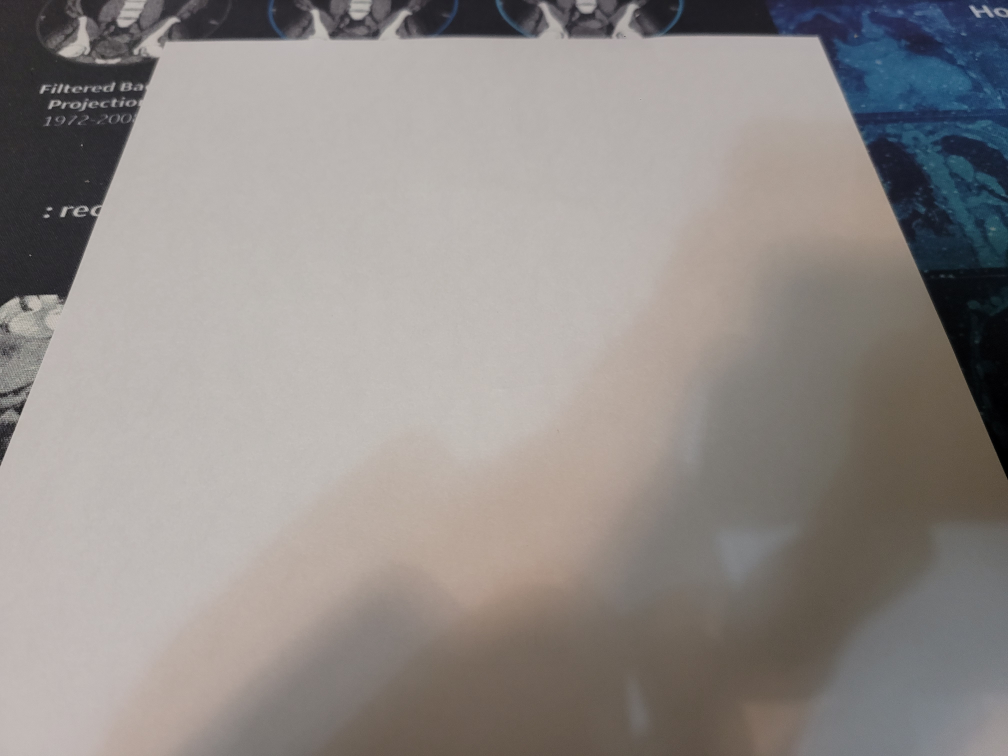
#> input picture test/test2.jpg, 4032 x 3024 px, found by its file name (shown at 1/4 size)
$ python test1.py
#> lines starting #> are read from the running program, lines starting #| are printed output that depends on the picture; after the words box and inside, x2 and y2 are one past the last pixel; in counts of white or black regions, pixels touching at a corner belong together
import numpy as np

import cv2

# [4 lines of commented-out code are left out]

img = cv2.imread('test/test2.jpg')
#> img is the input picture: shape (3024, 4032, 3); mean B, G, R 136.8, 139.7, 145.1
gray = cv2.cvtColor(img, cv2.COLOR_BGR2GRAY)
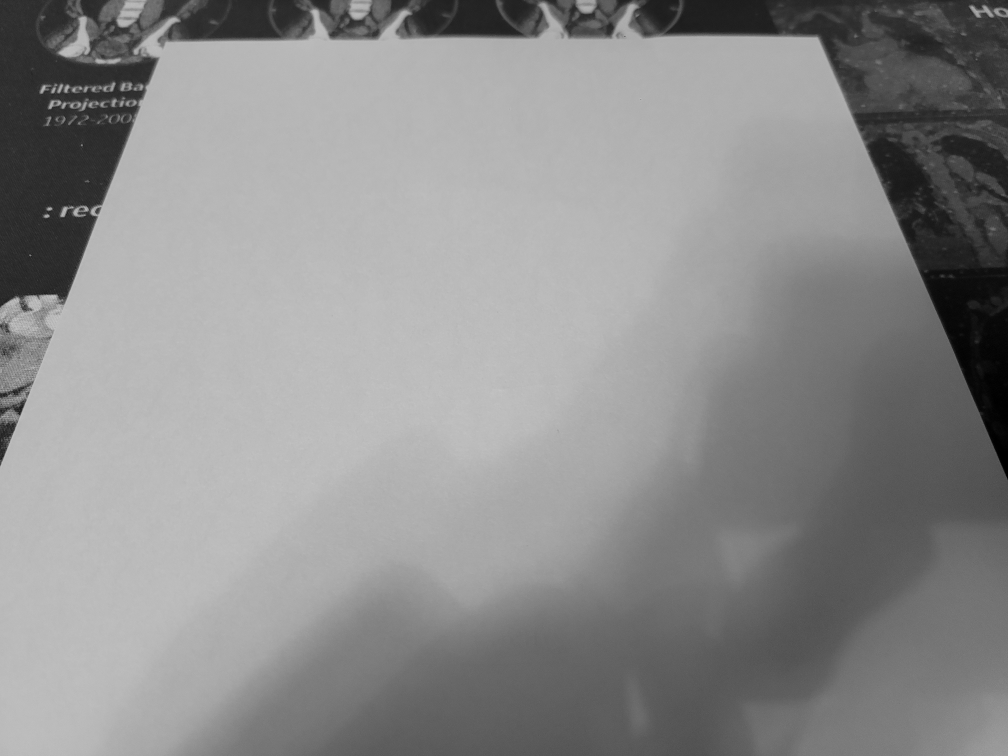
#> gray: shape (3024, 4032) (shown at 1/4 size); min 0, max 214, mean 141
edges = cv2.Canny(img, 300, 500, None, 3)
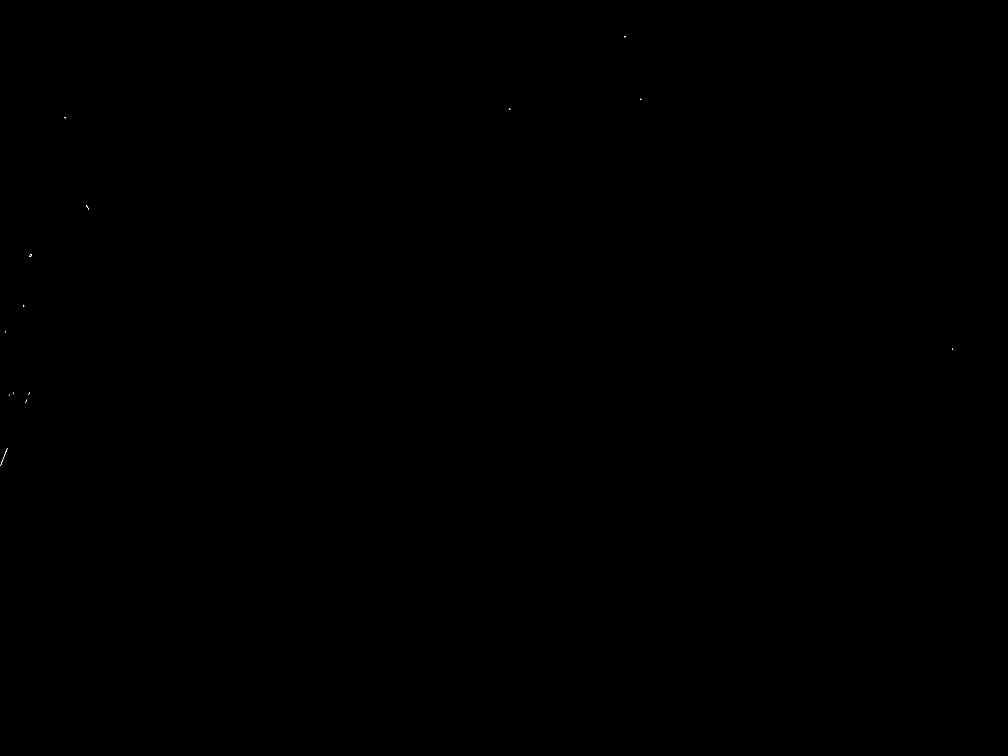
#> edges: shape (3024, 4032) (shown at 1/4 size); 0% white in thin lines or dots, all inside (x1, y1, x2, y2) = (2, 144, 3813, 1864)
cv2.imshow('Edge', edges)

lines = cv2.HoughLines(edges, 1, np.pi/180, 170, None, 0,0)
#> lines = None
#임계값에 따라 나타내는 직선의 수가 달라짐

#> (the run stopped early here; a loop or call above may not have finished)

$ run again, with test/test1.jpg copied over test/test2.jpg
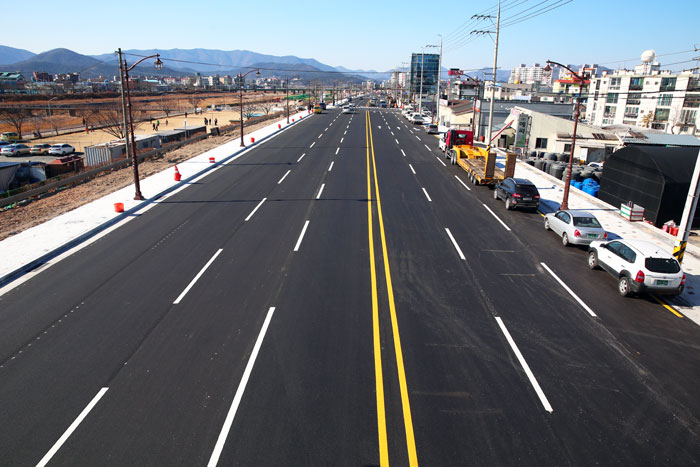
#> input picture test/test1.jpg, 700 x 467 px, found by its file name
#> img is the input picture: shape (467, 700, 3); mean B, G, R 112, 107.4, 104.8
#> `edges = cv2.Canny(img, 300, 500, None, 3)`:
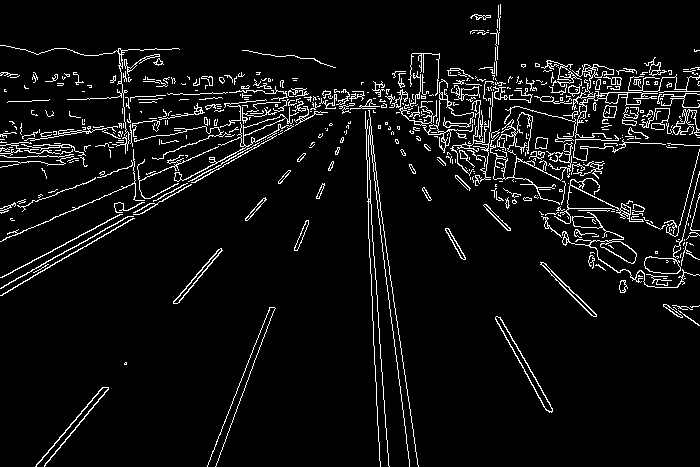
#> edges: shape (467, 700); 5.9% white in thin lines or dots
#> lines = 43 rows, first 8: [245, 1.08], [255, 1.05], [-355, 3.07], [-349, 3.02], [101, 1.54], [152, 1.45], [-348, 3], [156, 1.43]
#> the loop `for i in range(0, len(lines)):` made 43 passes
#> after the loop `for i in range(0, len(lines)):`:
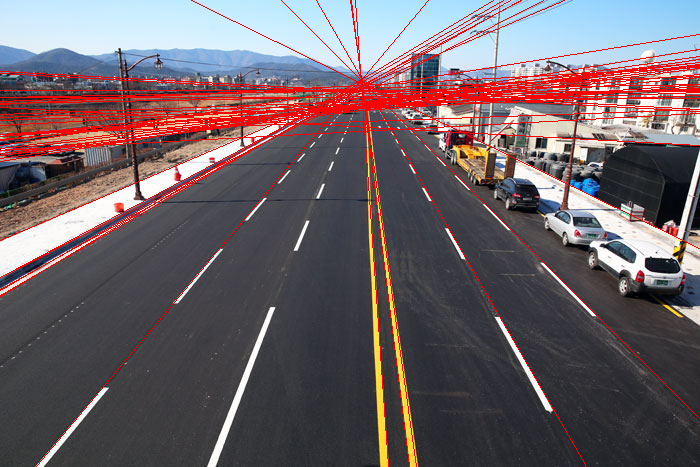
#> img: shape (467, 700, 3); 6.67% of pixels changed, all inside (x1, y1, x2, y2) = (0, 0, 700, 467)

$ run again, with test/test3.jpg copied over test/test2.jpg
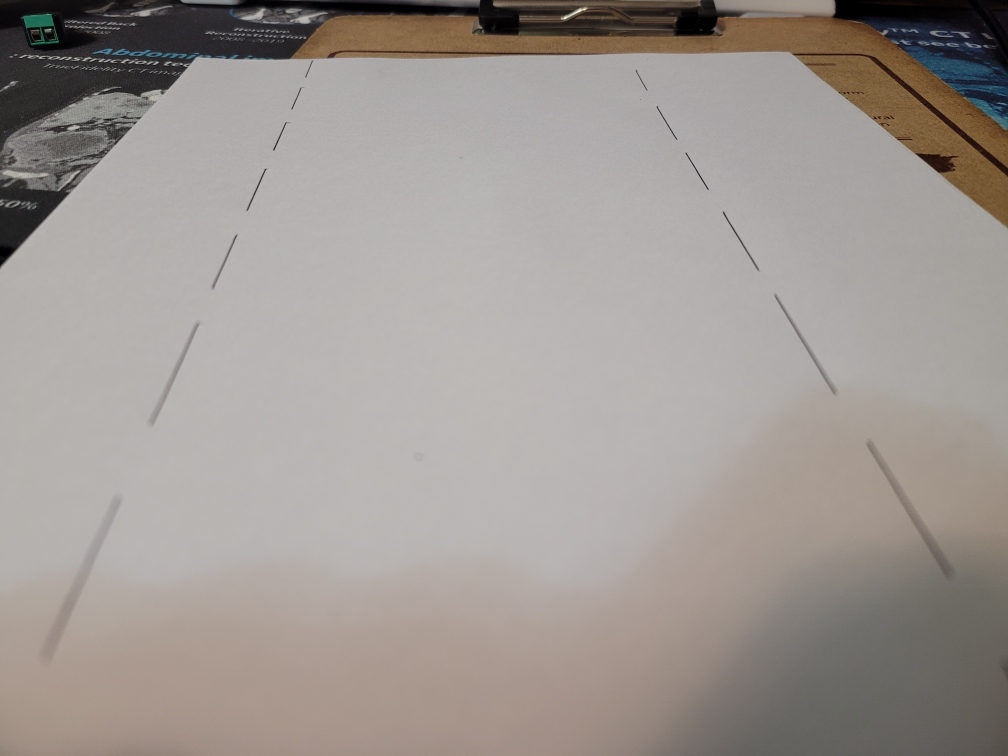
#> input picture test/test3.jpg, 4032 x 3024 px, found by its file name (shown at 1/4 size)
#> img is the input picture: shape (3024, 4032, 3); mean B, G, R 146.9, 151.6, 158.4
#> `gray = cv2.cvtColor(img, cv2.COLOR_BGR2GRAY)`:
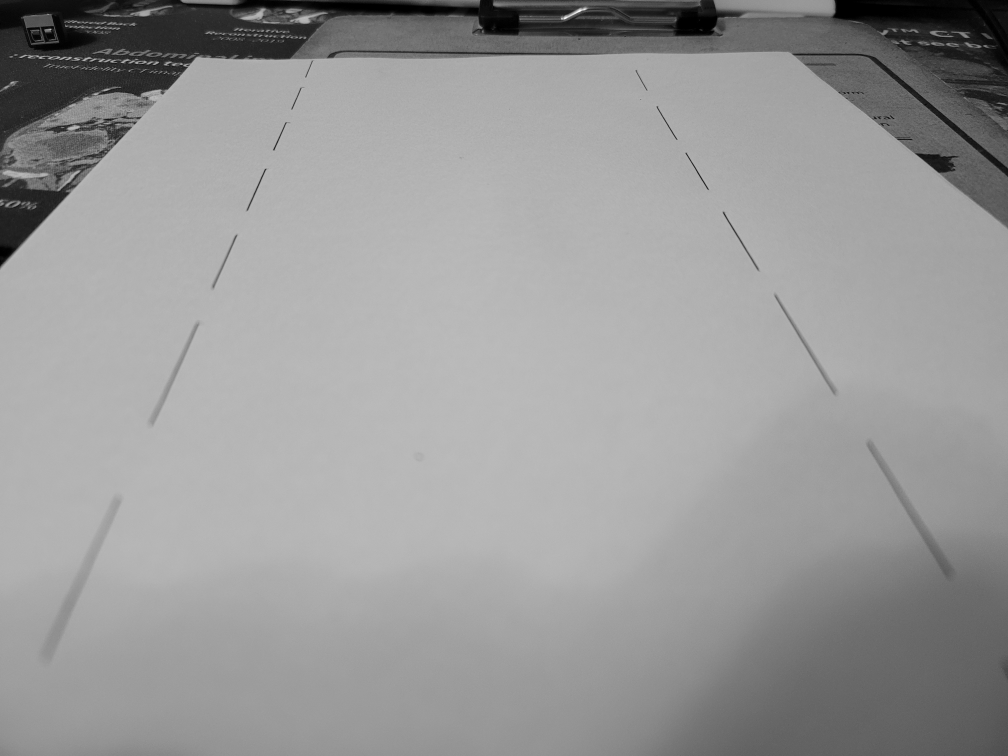
#> gray: shape (3024, 4032) (shown at 1/4 size); min 0, max 254, mean 153.1
#> `edges = cv2.Canny(img, 300, 500, None, 3)`:
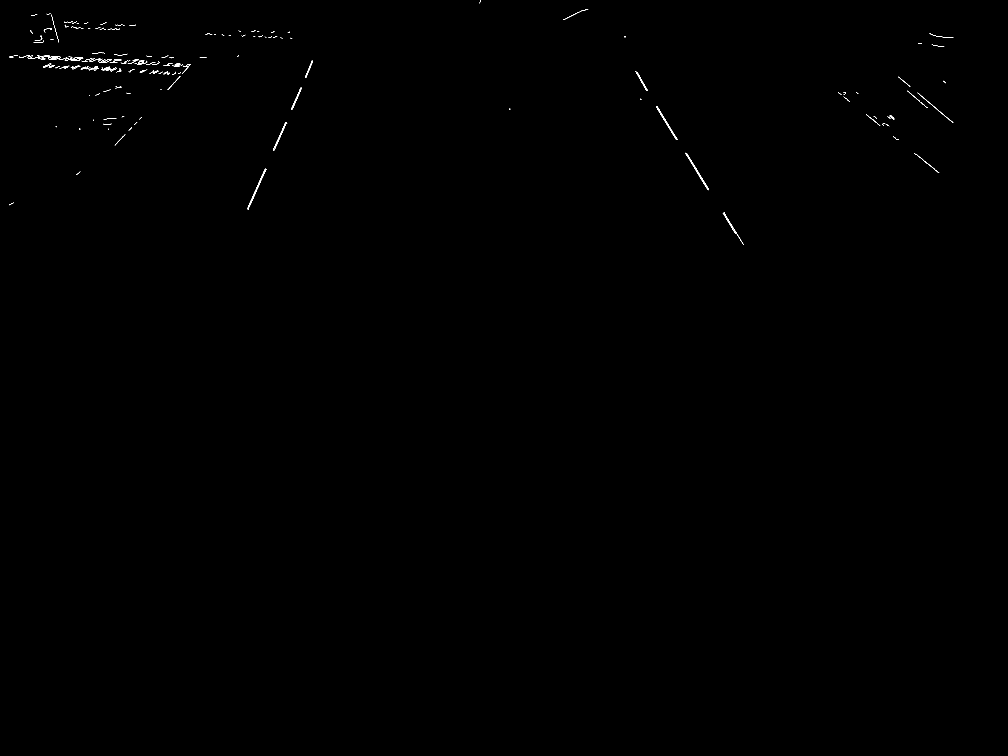
#> edges: shape (3024, 4032) (shown at 1/4 size); 0.07% white in thin lines or dots, all inside (x1, y1, x2, y2) = (36, 0, 3814, 980)
#> lines = [[-2003, 2.58], [1243, 0.419], [-2035, 2.6], [226, 1.62], [-1999, 2.58], [-2075, 2.27], [1246, 0.419]]
#> the loop `for i in range(0, len(lines)):` made 7 passes
